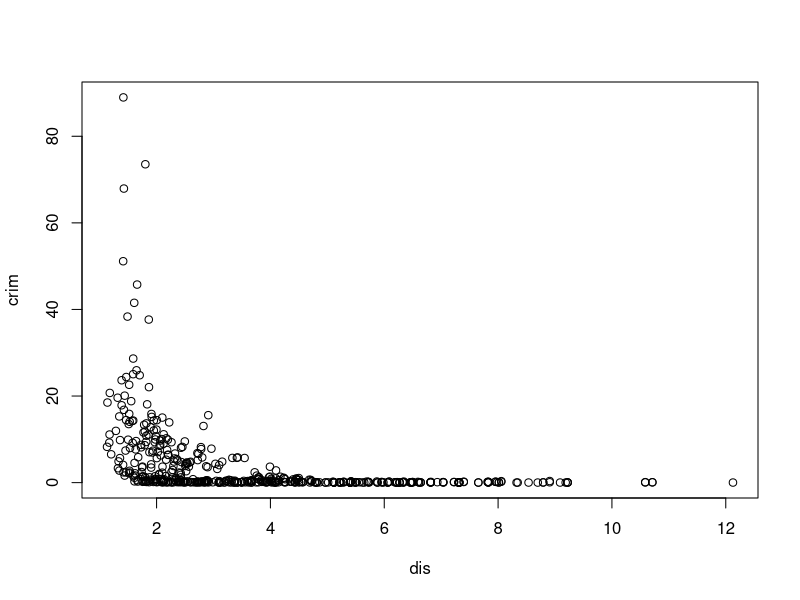
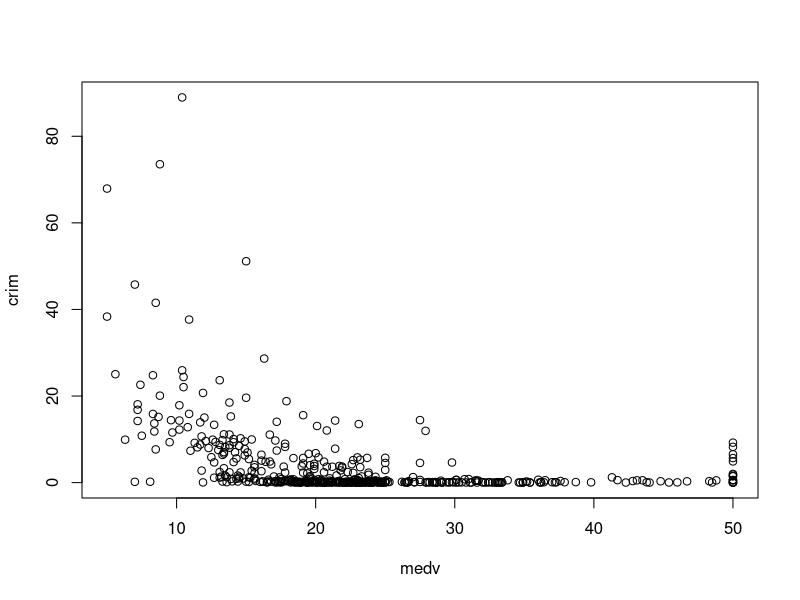

These figures' R source, in order:
####Practice Questions Solutions####

#Q1
library(MASS)
data(Boston)
attach(Boston)
dim(Boston)
?Boston

#Q2
plot(dis,crim) 
plot(medv,crim) 
#Those with a smaller value of medv tend to have a higher value of crim 
#After a certain point, an increase in medv seems to have little impact on the crime rate.
#A very similar non-linear relationship can be seen between crim and dis. 

#Q3
cor(crim,Boston) #negative correlation with medv,dis,black, positive correlation with indux,nox,rad,tax

#Q4
High.Crime = Boston[Boston$crim>60,] #8
range(Boston$crim)

#Q5
sum(Boston$chas==1) #35

#Q6
median(ptratio) #19.05


